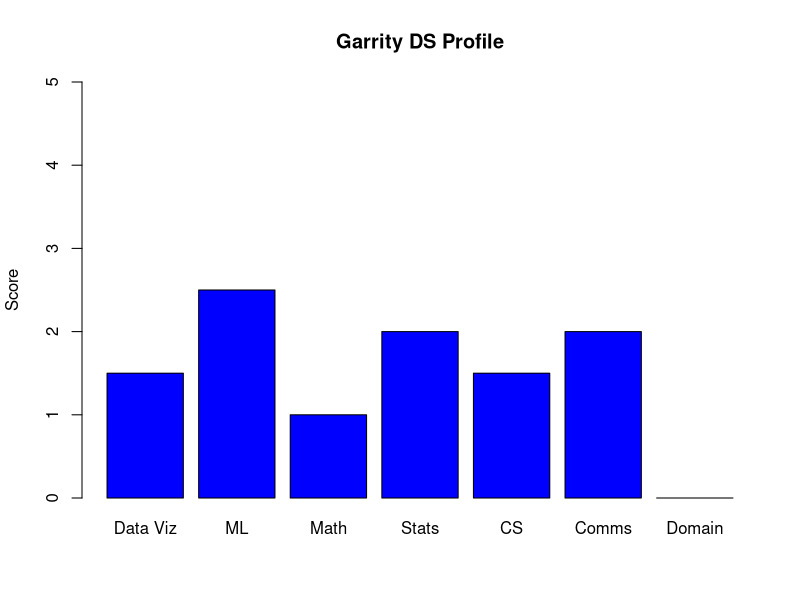
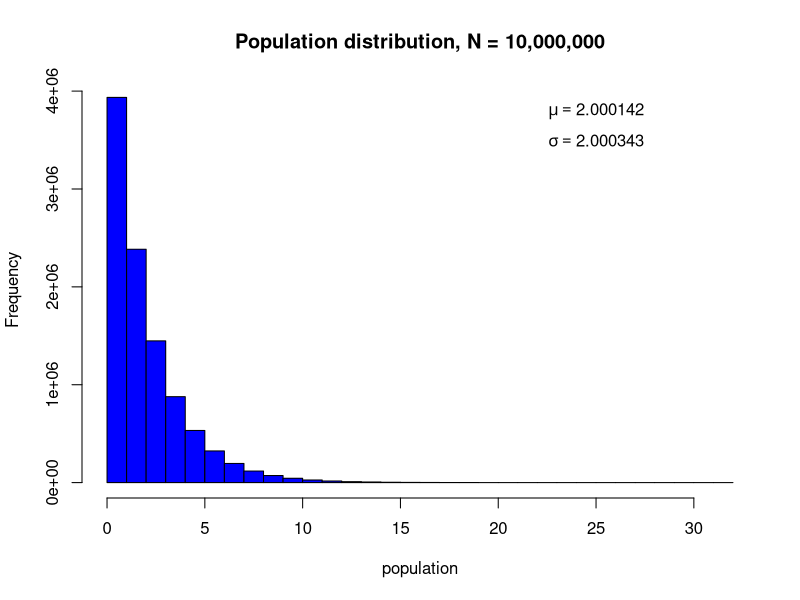

These charts were generated, in order, by the following R code: (Note: a time limit stopped this script after it produced the figures.)
## ---- chunk 1
labels = c("Data Viz","ML","Math","Stats","CS", "Comms","Domain")
myscores = c(1.5,2.5,1,2,1.5,2,0)
myprofile = data.frame(Category=labels, Score=myscores)
barplot(myprofile$Score, names.arg=myprofile$Category, col='blue', 
        ylab="Score", main="Garrity DS Profile", ylim=c(0,5))
## ---- chunk 2
population = rchisq(10000000, df=2)
## ---- chunk 3
hist(population, col='blue',main="Population distribution, N = 10,000,000")
#text(25,3800000,expression(paste(mu, "=")))
text(25,3800000, bquote(mu == .(mean(population))))
text(25,3500000, bquote(sigma == .(sd(population))))
## ---- chunk 4
n = 50 # sample size per sample for 1st distribution
simulations = 10000 #number of xbars we will generate.
## ---- chunk 5
xbar_holder1 = numeric(simulations) # This will hold all the sample means for the chi-square distribution.
## ---- chunk 6
for (i in 1:simulations)
{ 
  sample1 = sample(population,n)
  xbar1 = mean(sample1)
  xbar_holder1[i] = xbar1
}
## ---- chunk 7
require(grDevices)

hist(xbar_holder1, col = "blue", main = paste("Distribution of the sample mean: n = ", n), xlab = "Sample Means", xlim = c(0,4))
text(3.25,2250, bquote(bar(x) == .(mean(xbar_holder1))))
text(3.25,2000, bquote(s == .(sd(xbar_holder1))))
## ---- chunk 8
summary(xbar_holder1) #5 number summary and the mean
sd(xbar_holder1) # standard deviation of distribution 1
## ---- chunk 9
patron_age = c(25,19,37,29,40,28,31)
patron_mean = mean(patron_age)
patron_s = sd(patron_age)
patron_n = length(patron_age)

lower_bound = patron_mean-(2.447*(patron_s/sqrt(patron_n)))
upper_bound = patron_mean+(2.447*(patron_s/sqrt(patron_n)))
## ---- chunk 10
t.test(patron_age, mu=21, conf.level = 0.95)
